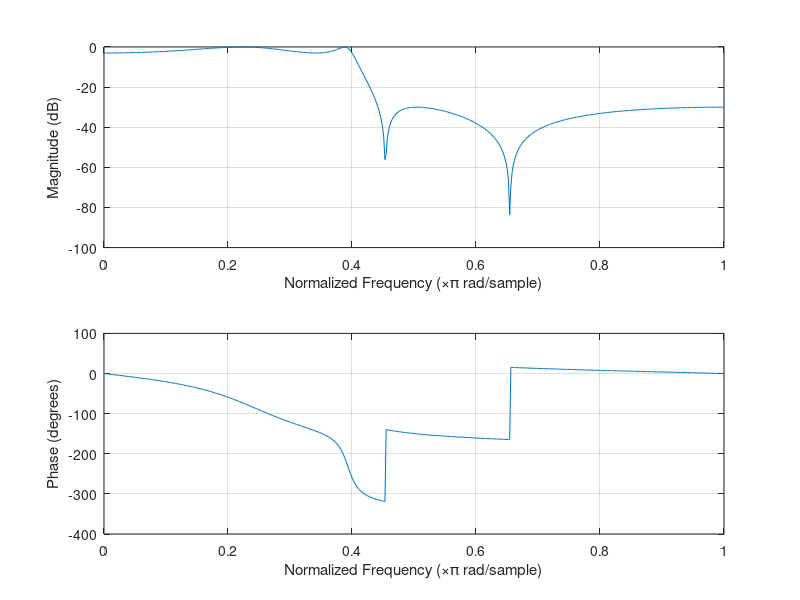
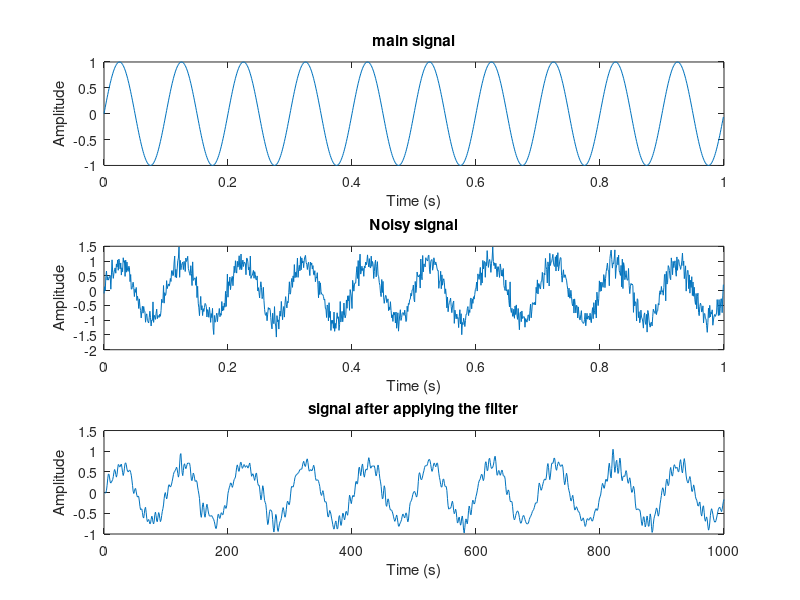

Here is the MATLAB script that generated these plots, in order:
%% Making a signal
fs = 1000;                   % sampling frequency (Hz)
t = 0:1/fs:1-1/fs;           % time axis
f = 10;                      % signal frequency (Hz)
x = sin(2*pi*f*t);           % Making signal with frequency f

%% applying noise to the signal
SNR = 10;                                                % signal to noise ratio (dB)
noise = randn(size(x));                                  % noise generation with Gaussian distribution
noise = noise / norm(noise) * norm(x) / (10^(SNR/20));   % Comparison of noise and signal energy based on SNR
x_noisy = x + noise;                                     % Adding noise to the signal

%% Apply elliptic filter
[n, Wn] = ellipord(40/100, 50/100, 3, 30); % Calculation of degree and filter coefficients
[b, a] = ellip(n, 3, 30, 40/100);      % Elliptic filter design
freqz(b,a)
x_filtered = filter(b, a, x_noisy); % Apply filter on noisy signal

%% Show the main signal, noisy signal and signal after filter application
figure
subplot(3,1,1);
plot(t,x);
title('main signal');
xlabel('Time (s)');
ylabel('Amplitude');

subplot(3,1,2);
plot(t,x_noisy);
title('Noisy signal');
xlabel('Time (s)');
ylabel('Amplitude');

subplot(3,1,3);
plot(x_filtered);
title('signal after applying the filter');
xlabel('Time (s)');
ylabel('Amplitude');